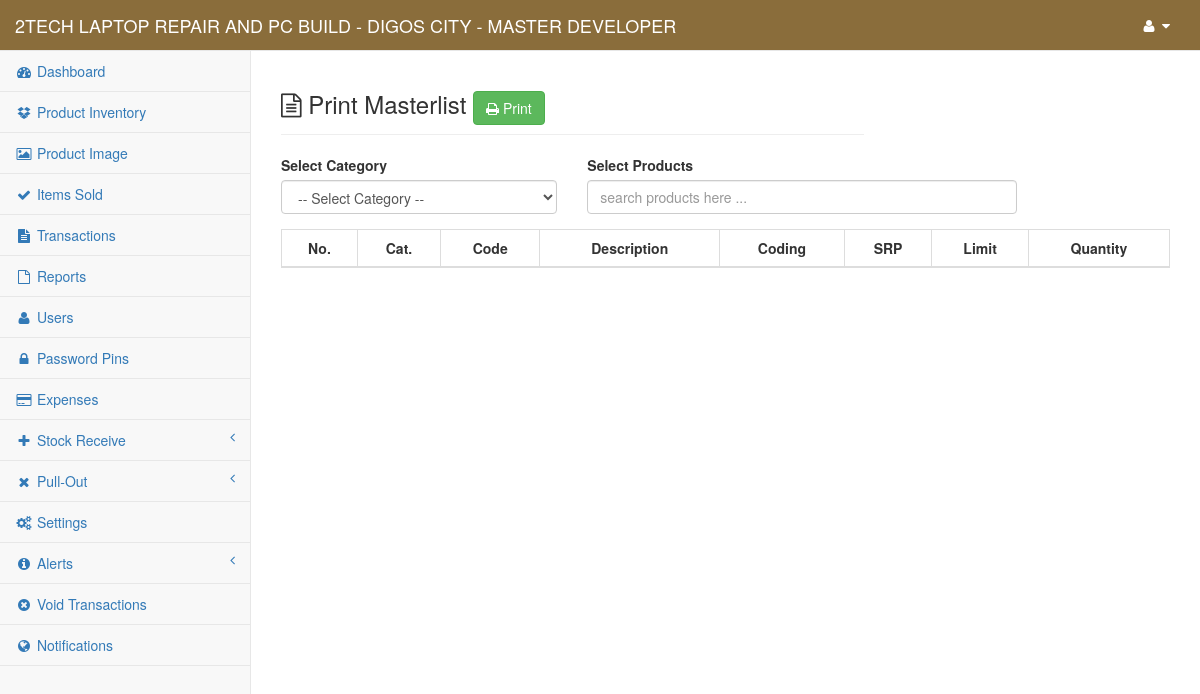
/content/admin/masterlist.php (signed in), run on the app's committed database.
### tables this page shows
CREATE TABLE `gy_my_project` (
  `gy_project` int(1) NOT NULL,
  `gy_project_name` text NOT NULL,
  `gy_project_address` text NOT NULL,
  `gy_system_title` text NOT NULL,
  `gy_year_origin` datetime NOT NULL
);

CREATE TABLE `gy_user` (
  `gy_user_id` int(10) NOT NULL,
  `gy_user_code` varchar(8) NOT NULL,
  `gy_full_name` varchar(255) NOT NULL,
  `gy_username` varchar(50) NOT NULL,
  `gy_password` varchar(100) NOT NULL,
  `gy_user_type` int(5) NOT NULL,
  `gy_user_status` int(1) NOT NULL,
  `gy_branch_id` int(11) NOT NULL
);

### conf/my_project.php (called while the page is built, shortened)
<?php
	include 'conn.php';
	$find_my_data=$link->query("SELECT * From `gy_my_project` Where `gy_project`='1'");
	$my_project_detail=$find_my_data->fetch_array();
	$my_project_name = $my_project_detail['gy_project_name'];
?>

### content/admin/session.php (called while the page is built, shortened)
<?php
    $user_id = $_SESSION['fus_user_id'];
    $identify_user=$link->query("Select * From `gy_user` Where `gy_user_id`='$user_id'");
    $row=$identify_user->fetch_array();
    $user_info = $row['gy_full_name'];
?>

### content/admin/masterlist.php (the view, shortened to what this page needs)
<?php
    include("../../conf/function.php");
    include("session.php");
    include("../../conf/my_project.php");
    $my_project_header_title = "Print Masterlist";
    $my_dir_value = @$_GET['search_text'];
?>
<!DOCTYPE html>
<html lang="en">
    <?php include 'head.php'; ?>
<body>
    <div id="wrapper">
        <?php include 'nav.php'; ?>
        <div id="page-wrapper">
            <div class="row">
                <div class="col-lg-8">
                    <h3 class="page-header"><i class="fa fa-file-text-o"></i> <?php echo $my_project_header_title; ?> <a href="print_master?cd=<?php echo $my_dir_value; ?>" onclick="window.open(this.href, 'mywin',
'left=20,top=20,width=1366,height=768,toolbar=1,resizable=0'); return false;"><button type="button" class="btn btn-success" title="click to print ..."><i class="fa fa-print"></i> Print</button></a></h3>
                </div>
                <div class="col-lg-4">
                </div>
            </div>
            <div class="row">
                <div class="col-md-12">
                    <div class="row">
                        <form method="post" enctype="multipart/form-data" id="my_form" action="redirect_manager">
                            <div class="col-md-4">
                                <div class="form-group">
                                    <label>Select Category</label>
                                    <select class="form-control" name="my_cat" id="my_cat" required>
                                        <option disabled selected>-- Select Category --</option>
                                    </select>
                                </div>
                            </div>
                        </form>
                        <form method="post" enctype="multipart/form-data" action="redirect_manager">
                            <div class="col-md-6">
                                <div class="form-group">
                                    <label>Select Products</label>
                                    <input type="text" name="search_master" class="form-control" placeholder="search products here ..." autofocus required>
                                </div>
                            </div>
                        </form>
                    </div>
                    <div class="row" style="margin-top: 0px;">
                        <div class="col-md-12">
                            <table class="table table-striped table-bordered table-hover" style="width: 100%; margin-bottom: 20px;">
                                <thead>
                                    <tr>
                                        <th><center>No.</center></th>
                                        <th><center>Cat.</center></th>
                                        <th><center>Code</center></th>
                                        <th><center>Description</center></th>
                                        <th><center>Coding</center></th>
                                        <th><center>SRP</center></th>
                                        <th><center>Limit</center></th>
                                        <th><center>Quantity</center></th>
                                    </tr>
                                </thead>
                            </table>
                        </div>
                    </div>
                </div>
            </div>
        </div>
    </div>
</body>
</html>

### content/admin/nav.php (shortened to what this page needs)
<nav class="navbar navbar-default navbar-static-top" role="navigation" style="margin-bottom: 0; background-color: #8a6d3b; color: #fff;">
    <div class="navbar-header">
        <a class="navbar-brand" href="index"><span style="text-transform: uppercase; color: #fff;"><?php echo $my_project_name; ?> <?php echo $my_project_title; ?> - <?php echo $user_info ?></span></a>
    </div>
    <div class="full-right">
    <ul class="nav navbar-top-links navbar-right">
        <li class="dropdown">
            <a class="dropdown-toggle" data-toggle="dropdown" id="navi" href="#">
                <i class="fa fa-user fa-fw"></i>  <i class="fa fa-caret-down"></i>
            </a>
        </li>
    </ul>
    </div>
        <?php include("side-panel.php"); ?>
</nav>

### content/admin/nav.php (style rules this page uses)
#navi { color: #fff; }

### data on the page
gy_my_project: gy_project_name "2TECH LAPTOP REPAIR AND PC BUILD - DIGOS CITY"
gy_user: gy_full_name "MASTER DEVELOPER"

### other printed values
$my_project_header_title "Print Masterlist"
